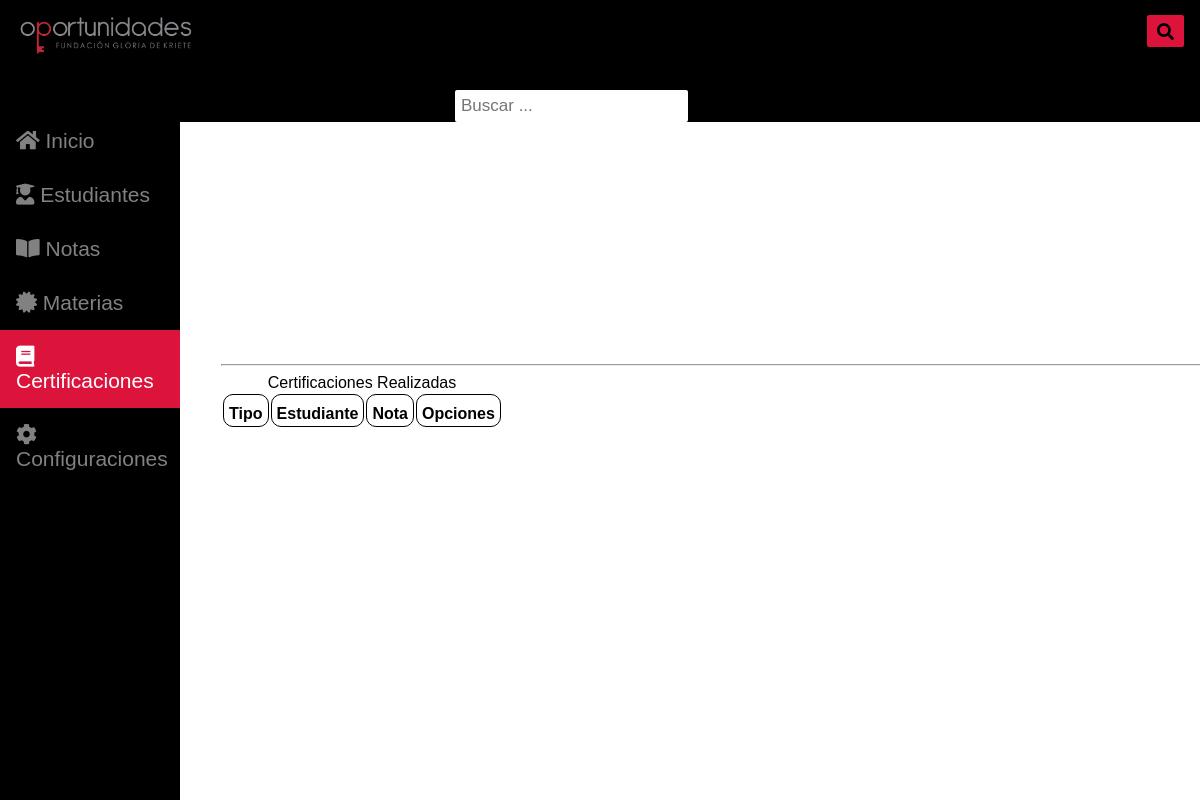
The app's page /vista/webCertificacion.php, older data.
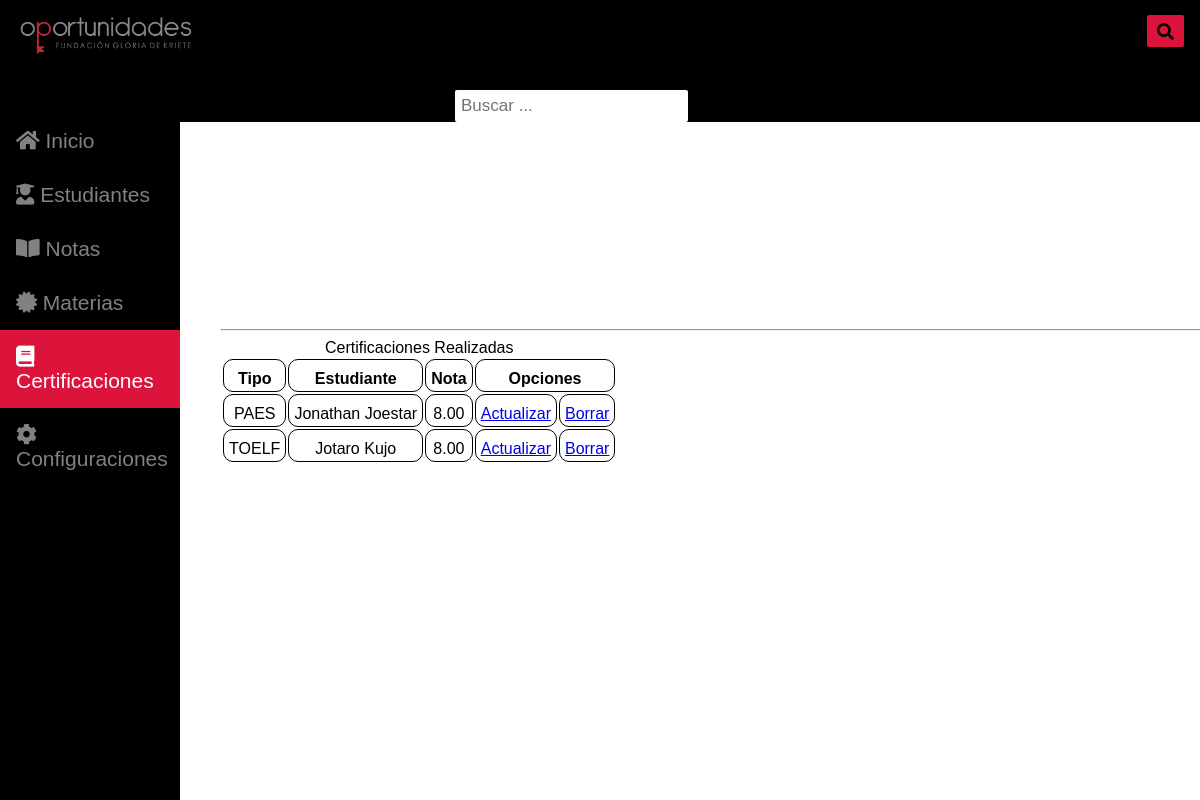
The same page, newer data.
### tables this page shows
CREATE TABLE `Certificacion` (
  `idCertificacion` int(11) NOT NULL,
  `idTipo` int(11) NOT NULL,
  `idEstudiante` int(11) NOT NULL,
  `nota` decimal(4,2) NOT NULL
);

CREATE TABLE `Tipo` (
  `idTipo` int(11) NOT NULL,
  `tipo` varchar(32) NOT NULL
);

### controlador/conexion.php (called while the page is built)
<?php
Class Conexion {
    private $host = 'localhost';
    private $database = 'ranking';
    private $username = 'root';
    private $password = '';
    function execQueryO($stmn) {
        $mysqli = new mysqli($this->host, $this->username, $this->password, $this->database);
        return $mysqli->query($stmn);
    }
}

### controlador/controladorCertificacion.php (called while the page is built, shortened)
<?php
    include_once("conexion.php");
    include_once("../modelo/certificacion.php");
    class ControladorCertificacion{
        function obtenerCertificacion(){
            try {
                $conn = new Conexion();
                $sql = "SELECT c.idCertificacion, t.tipo, CONCAT(e.nombre,' ',e.apellidos) AS Estudiante, c.nota FROM Certificacion as c INNER JOIN Tipo as t ON c.idTipo = t.idTipo INNER JOIN Estudiante as e ON c.idEstudiante = e.idEstudiante ORDER BY t.tipo ASC";
                $rs = $conn->execQueryO($sql);
                $coleccion = array();
                while ($certificacion = $rs->fetch_assoc()) {
                    $c = new Certificacion();
                    $c->setIdCertificacion($certificacion['idCertificacion']);
                    $c->setIdTipo($certificacion['tipo']);
                    $c->setIdEstudiante($certificacion['Estudiante']);
                    $c->setNota($certificacion['nota']);
                    array_push($coleccion, $c);
                }
                return $coleccion;
            } catch (mysqli_sql_exception $e) {
                throw new MySQLiQueryException($sql, $e->getMessage(), $e->getCode());
            }
        }
    }
?>

### modelo/certificacion.php (called while the page is built)
<?php
class Certificacion{
    private $idCertificacion;
    private $idTipo;
    private $idEstudiante;
    private $nota;
    public function getIdCertificacion(){
        return $this->idCertificacion;
    }
    public function setIdCertificacion($idCertificacion){
        $this->idCertificacion = $idCertificacion;
        return $this;
    }
    public function getIdTipo(){
        return $this->idTipo;
    }
    public function setIdTipo($idTipo){
        $this->idTipo = $idTipo;
        return $this;
    }
    public function getIdEstudiante(){
        return $this->idEstudiante;
    }
    public function setIdEstudiante($idEstudiante){
        $this->idEstudiante = $idEstudiante;
        return $this;
    }
    public function getNota(){
        return $this->nota;
    }
    public function setNota($nota){
        $this->nota = $nota;
        return $this;
    }
}
?>

### vista/webCertificacion.php (the view, shortened to what this page needs)
<!DOCTYPE html>
<html lang="en">
<head>
    <link rel="stylesheet" href="./css/style.css">
    <link rel="stylesheet" href="https://use.fontawesome.com/releases/v5.8.1/css/all.css">
</head>
<body>
    <section class="barra">
        <a href=""><img src="../vista/img/logo.png" alt="logo Oportunidades"></a>
        <i class="fa fa-search"></i>
        <input type="text" name="txtBusqueda" id="txtBusqueda" placeholder="Buscar ..." onkeyup="buscarEstudiante()">
    </section>
    <section class="lateral">
        <a href="../index.php"><i class="fas fa-home"></i> Inicio</a>
        <a href="./webEstudiantes.php"><i class="fas fa-user-graduate"></i> Estudiantes</a>
        <a href="./webNotas.php"><i class="fas fa-book-open"></i> Notas</a>
        <a href="./webMateria.php"><i class="fas fa-certificate"></i> Materias</a>
        <a href="./webCertificacion.php" class="active"><i class="fas fa-book"></i> Certificaciones</a>
        <a href="#"><i class="fas fa-cog"></i> Configuraciones</a>
    </section>
    <section>Certificaciones Realizadas</section>
    <section class="main">
        <hr>
        <table>
            <caption>Certificaciones Realizadas</caption>
            <tr class="cabecera">
                <th scope="cabecera">Tipo</th>
                <th scope="cabecera">Estudiante</th>
                <th scope="cabecera">Nota</th>
                <th colspan='2' scope="cabecera">Opciones</th>
            </tr>
            <?php
                include_once("../controlador/controladorCertificacion.php");
                $cc = new ControladorCertificacion();
                $lista = $cc->obtenerCertificacion();
                for ($i=0; $i < sizeof($lista); $i++) {
                    echo "<tr>";
                    echo "<td>".$lista[$i]->getIdTipo()."</td>";
                    echo "<td>".$lista[$i]->getIdEstudiante()."</td>";
                    echo "<td>".$lista[$i]->getNota()."</td>";
                    echo "<td><a class='btnActualizar' href='actualizarCertificacion.php?idCertificacion=".$lista[$i]->getIdCertificacion()."'>Actualizar</a></td>";
                    echo "<td><a class='btnBorrar' href='../controlador/borrarCertificacion.php?idCertificacion=".$lista[$i]->getIdCertificacion()."'>Borrar</a></td>";
                    echo "</tr>";
                }
                ?>
        </table>
    </section>
</body>
</html>

### vista/css/style.css (style rules this page uses)
body { font-family: "Caviar Dreams", Fallback, sans-serif; }
.barra { background-color: black; overflow: hidden; position: fixed; top: 0; left: 0; width: 100%; }
.barra a { float: left; color:white; opacity: 0.8; text-align: left; padding: 14px 16px; text-decoration: none; font-size: 17px; }
.barra img { width: 30%; height: 10%; }
.lateral { height: 100%; width: 15%; position: fixed; z-index: 1; top: 11.7%; left: 0%; background-color: black; padding-top: 20px; overflow-x: hidden; border-radius: 2px; }
.lateral a { padding: 15px 8px 15px 16px; text-decoration: none; font-size: 25px; color: #818181; display: block; font-size: 21px; }
.lateral a.active { background-color: crimson; color: white; }
#txtBusqueda { padding: 6px; margin-top: 15px; margin-left: 455px; font-size: 17px; border: none; border-radius: 2px; }
.fa-search { float: right; padding: 7.5px 10px; margin-top: 15px; margin-right: 16px; background: crimson; font-size: 17px; border: none; cursor: pointer; border-radius: 2px; }
.main { height: 567px; margin-top: 7%; width: 84%; margin-left: 18%; color: black; border-radius: 4px; align-content: center; font-family: "Caviar Dreams", Fallback, sans-serif; }
.notas table, tr, th, td { border: solid black 2px; border-collapse: collapse; padding-left: 5px; padding-top: 10px; padding-bottom: 3px; padding-right: 5px; text-align: center; margin-left: 20%; margin-top: 10%; border-radius: 10px; }
.tablaResultados table, tr, th, td { border: solid black 1px; border-collapse: collapse; padding-left: 5px; padding-top: 10px; padding-bottom: 3px; padding-right: 5px; text-align: center; margin-left: 20%; margin-top: auto; }

Row changes from the older to the newer data that the page shows:
added certificacion: idTipo.tipo "PAES", IdEstudiante "Jonathan Joestar", nota "8.00"
added certificacion: idTipo.tipo "TOELF", IdEstudiante "Jotaro Kujo", nota "8.00"
